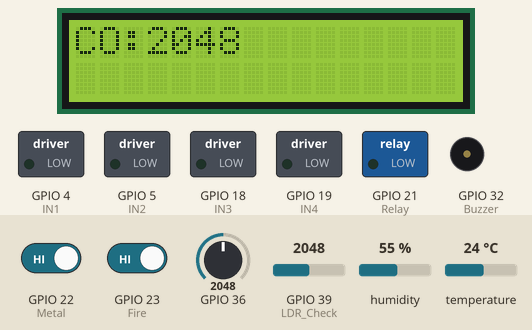
The sketch below on a simulated ESP32. On the bench: 16×2 character LCD, switched loads named in the sketch (green lamp = pin HIGH), buzzer (waves = sounding, pin HIGH). The inputs (shaded band) are chosen by the test bench; at power-on: GPIO 39 (LDR_Check) = 2048, GPIO 22 (Metal) HIGH, GPIO 23 (Fire) HIGH, humidity 55 %, GPIO 36 = 2048, temperature 24 °C. WiFi joins after 1.5 s; servers stay silent unless stated; what the sketch prints to the serial monitor is not drawn.

Above: at 5.0 s.
5.1 s: GPIO 39 (LDR_Check) set to 3054
At 10.7 s:
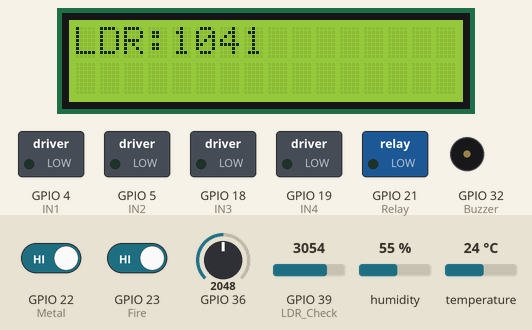
14.7 s: GPIO 39 (LDR_Check) set to 3158
At 19.8 s:
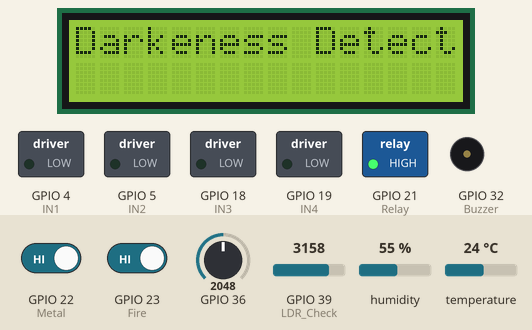
24.3 s: GPIO 22 (Metal) driven LOW
At 32.5 s:
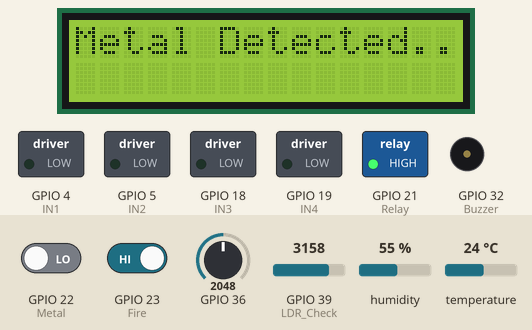
33.0 s: GPIO 23 (Fire) driven LOW
At 40.6 s:
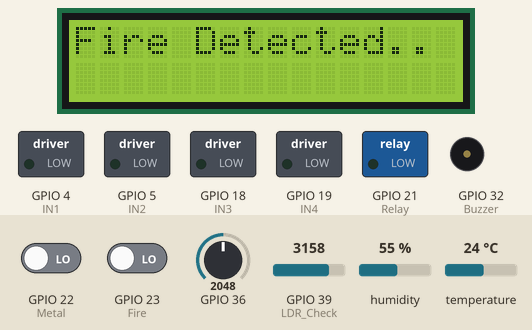
41.6 s: humidity set to 22 %
At 47.4 s:
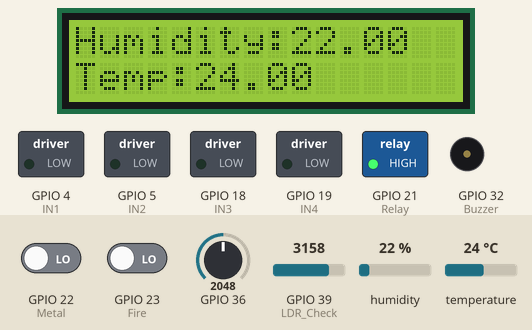
48.5 s: GPIO 36 set to 1960
At 63.1 s:
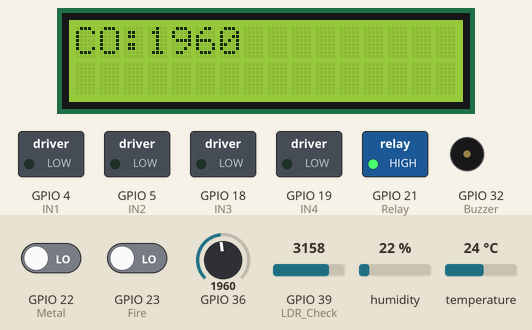
Timing chart, 0 to 63.5 s (numbered marks = the images above; inputs shaded):
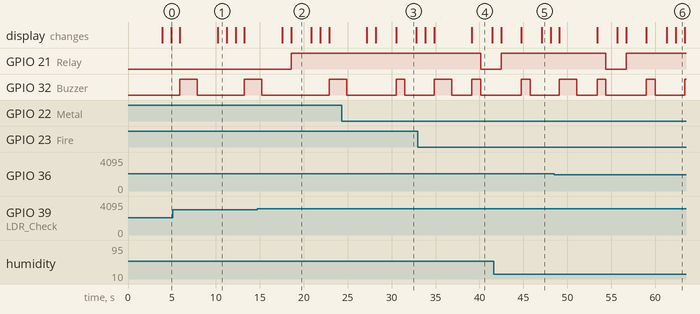

Measured:
- the behaviour switches between 3095 and 3096 on GPIO 39 (LDR_Check) (found by bisection; images 1 and 2)
- after the input at 14.7 s, GPIO 21 (Relay): LOW → HIGH after 3.9 s
- after the input at 24.3 s, the display: first differs from a run without the input after 6.2 s (image 3)
- after the input at 33.0 s, GPIO 21 (Relay): HIGH → LOW after 7.1 s; the display: first differs from a run without the input after 6.1 s (image 4)
- what the display in image 1 shows lasts 1.0 s, from 10.2 s to 11.2 s
- what the display in image 2 shows lasts 2.3 s, from 18.6 s to 20.9 s

The sketch:

esp32_main.ino
```cpp
#include <LiquidCrystal.h>
#include <stdio.h>
#include <stdlib.h>
#include <string.h>
const int rs = 13, en = 12, d4 =14 , d5 = 27, d6 = 26, d7 = 25;
LiquidCrystal lcd(rs, en, d4, d5, d6, d7);
#include <WiFi.h>
#include <WiFiClientSecure.h>
#include <UniversalTelegramBot.h>
const char* ssid = "Robot123";
const char* password = "**********";
int IN1=4;
int IN2=5;
int IN3=18;
int IN4=19;
#include<dht.h>
#define dht_dpin 15
dht DHT;
int Relay=21;
int Metal=22;
int Buzzer=32;
int Fire=23;
WiFiClient  client;
#define BOT_TOKEN "XXXXXXXXXX" // Telegram Bot Token
#define CHAT_ID "XXXXXXXXXX"  // Telegram Chat ID
WiFiClientSecure secured_client;  // Initialize Telegram BOT
UniversalTelegramBot bot(BOT_TOKEN, secured_client);
unsigned long lastTime;
unsigned long botRequestDelay = 1000;  // Check for new messages every second
int str_len;
char textmessage[20];
void Connect_wifi();
float tempc,Humidity;
int x=0;
int A_val;
int L_val;
void setup()
{
  pinMode(Fire,INPUT);
  pinMode(Metal,INPUT);
  pinMode(Relay,OUTPUT);
  pinMode(Buzzer,OUTPUT);
  pinMode(IN1,OUTPUT);
  pinMode(IN2,OUTPUT);
  pinMode(IN3,OUTPUT);
  pinMode(IN4,OUTPUT);
  digitalWrite(IN1,LOW);
  digitalWrite(IN2,LOW);
  digitalWrite(IN3,LOW);
  digitalWrite(IN4,LOW);
  digitalWrite(Relay,LOW);
  digitalWrite(Buzzer,LOW);
  Serial.begin(9600);
  Serial2.begin(9600);
  lcd.begin(16,2);
  lcd.clear();
  lcd.print("Under Mining");
  lcd.setCursor(0,1);
  lcd.print("   Robot...");
  Serial.println("ESP32 ROBOT");
  delay(1000);
  WiFi.mode(WIFI_STA);
  Connect_wifi();
  // Send a startup message to Telegram
  bot.sendMessage(CHAT_ID, "Under Mining Robot ...");
  delay(1000);
}
void Connect_wifi()
{
  Serial.print("Connecting Wifi: ") ;// Attempt to connect to Wifi network:
  Serial.println(ssid);
  WiFi.mode(WIFI_STA);
  WiFi.begin(ssid, password);
  while (WiFi.status() != WL_CONNECTED) {
    Serial.print(".");
    delay(500);
  }
  Serial.println("");
  Serial.println("WiFi connected");
  Serial.print("IP address: ");
  Serial.println(WiFi.localIP());
}
void loop()
{
  Sensor_Check();
}
void Sensor_Check()
{
  while(1)
  {
     serial_check();
     Humidity_Check();
     Gas_Check();
     Fire_Check();
     LDR_Check();
     Metal_Check();
  }
}
void serial_check()
{
  if(Serial2.available()>0)
     {
        char ch2=Serial2.read();
        Serial.println("Received:"+String(ch2));
        delay(100);
        if(ch2=='F')
        {
          FORWARD();
        }
        if(ch2=='B')
        {
          REVERSE();
        }
         if(ch2=='L')
        {
          LEFT();
        }
         if(ch2=='R')
        {
          RIGHT();
        }
         if(ch2=='S')
        {
          STOP();
        }
      }
}
void Fire_Check()
{
  if(digitalRead(Fire)==LOW)
  {
    lcd.clear();
    lcd.print("Fire Detected..");
    Serial.println("Fire Detected..");
    digitalWrite(Buzzer,HIGH);
    digitalWrite(Relay,HIGH);
    STOP();
    delay(1000);
    digitalWrite(Buzzer,LOW);
    digitalWrite(Relay,LOW);
    bot.sendMessage(CHAT_ID, "Fire Detected..");
    delay(1000);
  }
serial_check();
}
void Metal_Check()
{
  if(digitalRead(Metal)==LOW)
  {
    lcd.clear();
    lcd.print("Metal Detected..");
    Serial.println("Metal Detected..");
    digitalWrite(Buzzer,HIGH);
    STOP();
    delay(1000);
    digitalWrite(Buzzer,LOW);
    bot.sendMessage(CHAT_ID, "Metal Detected..");
    delay(1000);
  }
serial_check();
}
void Humidity_Check(void)
{
      DHT.read11(dht_dpin);
      Humidity=DHT.humidity;
      tempc=DHT.temperature;
      Serial.print("$Humidity: ");
      Serial.print(DHT.humidity);   // printing Humidity on LCD
      Serial.print(" %");
      Serial.print(" # ");

      Serial.print("$Temperature:");
      Serial.print(DHT.temperature);   // Printing temperature on LCD
      Serial.print(" C");
      Serial.println(" # ");
      lcd.clear();
      lcd.print("Humidity:"+String(DHT.humidity));
      lcd.setCursor(0,1);
      lcd.print("Temp:"+String(DHT.temperature));
      delay(1000);
      serial_check();
 }
void Gas_Check()
{
  A_val=analogRead(36);
  Serial.println("CO:"+String(A_val));
  lcd.clear();
  lcd.print("CO:"+String(A_val));
  delay(1000);
  if(A_val>2000)
  {
    lcd.clear();
    lcd.print("CO Detected");
    Serial.println("CO Detected");
    Serial2.println("CO Detected");
    digitalWrite(Buzzer,HIGH);
    delay(1000);
    STOP();
    delay(1000);
    digitalWrite(Buzzer,LOW);
    bot.sendMessage(CHAT_ID, "CO Gas Detected");
    delay(2000);
   }
   serial_check();
}
 void LDR_Check()
{
  L_val=analogRead(39);
  L_val=4095-L_val;
  Serial.println("LDR:"+String(L_val));
  lcd.clear();
  lcd.print("LDR:"+String(L_val));
  delay(1000);
  if(L_val<1000)
  {
    lcd.clear();
    lcd.print("Darkeness Detected");
    Serial.println("Darkness Detected");
    Serial2.println("Darkness Detected");
    digitalWrite(Relay,HIGH);
    delay(1000);
    bot.sendMessage(CHAT_ID, "Darkness Detected");
    delay(1000);
   }
   if(L_val>3000)
  {
      digitalWrite(Relay,LOW);
      delay(100);
  }
  serial_check();
}
void FORWARD()
{
  Serial.println("Forward...");
  digitalWrite(IN1,HIGH);
  digitalWrite(IN2,LOW);
  digitalWrite(IN3,HIGH);
  digitalWrite(IN4,LOW);
}
void REVERSE()
{
  Serial.println("Reverse...");
  digitalWrite(IN1,LOW);
  digitalWrite(IN2,HIGH);
  digitalWrite(IN3,LOW);
  digitalWrite(IN4,HIGH);
}
void LEFT()
{
  Serial.println("Left...");
  digitalWrite(IN1,LOW);
  digitalWrite(IN2,HIGH);
  digitalWrite(IN3,HIGH);
  digitalWrite(IN4,LOW);
}
void RIGHT()
{
  Serial.println("Right...");
  digitalWrite(IN1,HIGH);
  digitalWrite(IN2,LOW);
  digitalWrite(IN3,LOW);
  digitalWrite(IN4,HIGH);
}
void STOP()
{
  Serial.println("Stop...");
  digitalWrite(IN1,LOW);
  digitalWrite(IN2,LOW);
  digitalWrite(IN3,LOW);
  digitalWrite(IN4,LOW);
}
```
